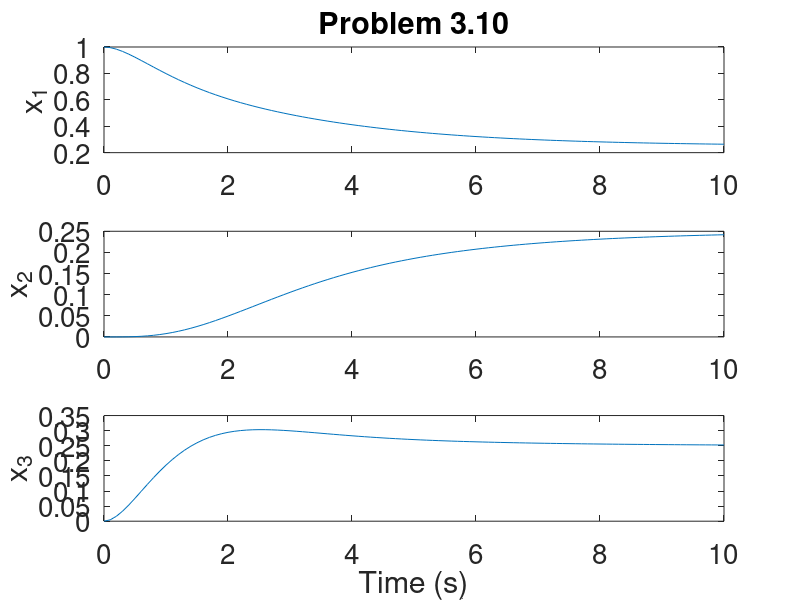

Write the MATLAB code that produced this figure.
clc; clear all; close all; format compact

% Jack Vranicar
% jjv20@fsu.edu
%% HW1, Q 3.10


%% Parameters
m_3 = 1; % kg
m_2 = 2; %kg
m_1 = 1; %kg

f_v3 = 1; % N*s/m
f_v2 = 1; % N*s/m
f_v1 = 1; % N*s/m

k_2 = 1; % N/m
k_1 = 1; % N/m


%% A, B, C, D Matrices
A = [
    0 1 0 0 0 0
    (-k_2/m_1), (-f_v2-f_v3)/m_1, 0, f_v2/m_1, k_2/m_1, f_v3/m_1
    0 0 0 1 0 0
    0, f_v2/m_2, -k_1/m_2, (-f_v2-f_v1)/m_2, k_1/m_2, f_v1/m_2
    0 0 0 0 0 1
    k_2/m_3, f_v3/m_3, k_1/m_3, f_v1/m_3, (-k_1-k_2)/m_3, (-f_v3-f_v1)/m_3
    ];

B = [
    0;
    0;
    0;
    0;
    0;
    (1)/(m_3);
    ];

C = [

1 , 0 , 0 , 0 , 0 , 0 ;
0 , 0 , 1 , 0 , 0 , 0 ;
0 , 0 , 0 , 0 , 1 , 0 ;


];

D = 0;

%% Simulation

T = ss(A, B, C, D);

Z = initial(T, [1 0 0 0 0 0], 10);
times = linspace(0, 10, numel(Z(:,1)));

figure("WindowState", "maximized")
    hold on
    set(gca,'FontSize',20);
    subplot(3, 1 ,1)
    plot(times, Z(:,1))
    set(gca,'FontSize',20);
    title("Problem 3.10")
    ylabel("x_1")
    subplot(3, 1, 2)
    plot(times, Z(:,2))
    set(gca,'FontSize',20);
    ylabel("x_2")
    subplot(3, 1, 3)
    plot(times, Z(:,3))
    set(gca,'FontSize',20);
    ylabel("x_3")
    xlabel("Time (s)")
    hold off